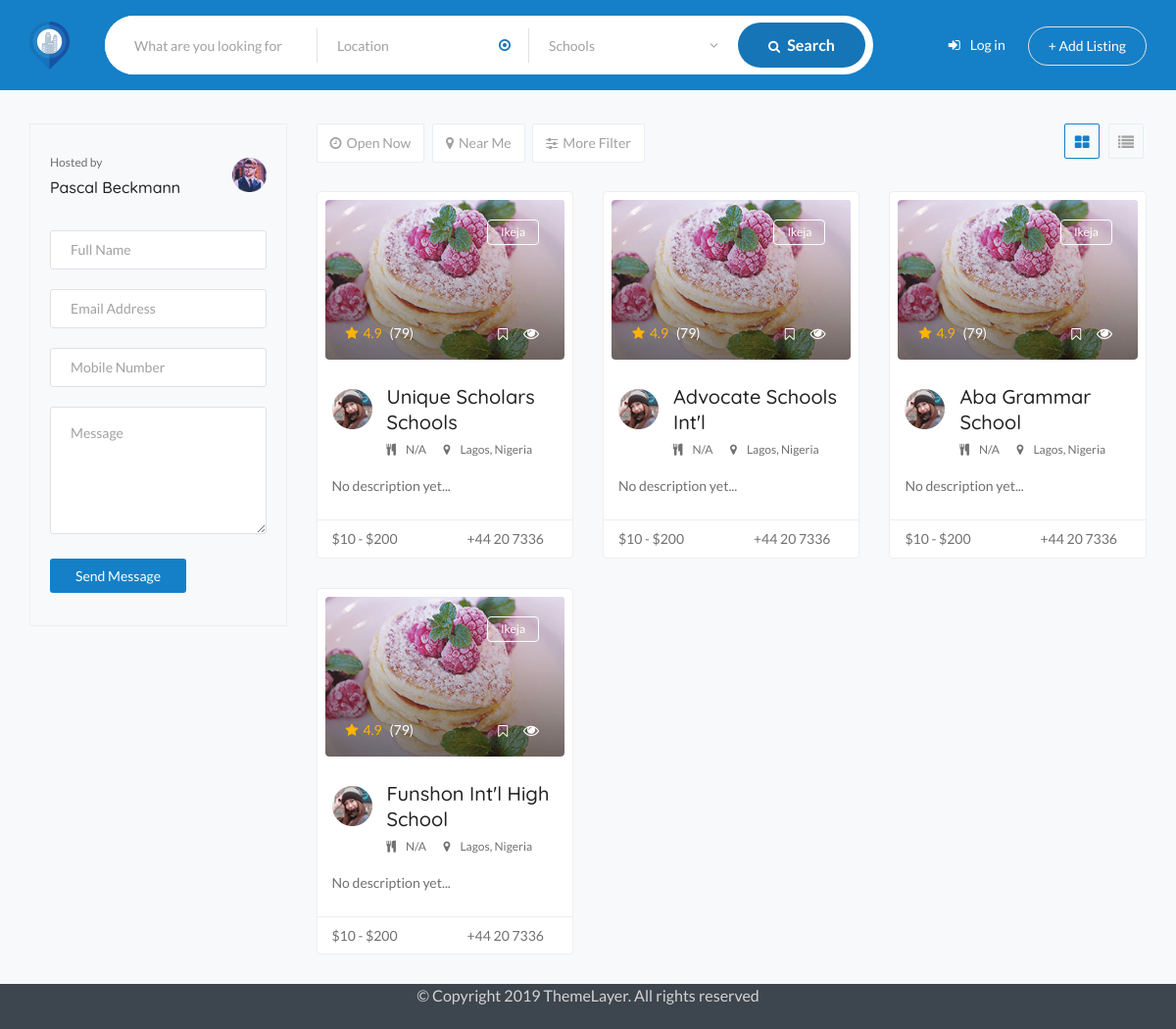
Screenshot of /schools/ with the database file from the repository.
### school/models.py (models this page shows)
class School(models.Model):
    email = models.EmailField(_('School Email'), max_length=128)
    name = models.CharField(_('School Name'), max_length=128)
    phone = models.CharField(_('School Phone'), max_length=15)
    slug = models.SlugField(max_length=128)
    created = models.DateTimeField(auto_now_add=True)
    updated = models.DateTimeField(auto_now=True)
    user = models.ForeignKey(SchoolsConnBaseUser, on_delete=models.CASCADE)
    motto = models.CharField(max_length=256, blank=True, null=True, default='No Motto Available yet')
    description = models.CharField(max_length=1000, blank=True, null=True, default='No description yet...')
    country = models.CharField(max_length=50, default='Nigeria')
    state = models.CharField(max_length=50, default='Lagos') #, blank=True, null=True, default='Lagos')
    lga = models.CharField(_('LGA'), max_length=50, default='Ikeja') #, blank=True, null=True, default='N/A')
    city = models.CharField(max_length=50, null=True, blank=True)
    town = models.CharField(max_length=50, null=True, blank=True)
    street = models.CharField(max_length=640, default='N/A')
    creche = models.BooleanField(default=False)
    nursery = models.BooleanField(default=False)
    primary = models.BooleanField(default=False)
    secondary = models.BooleanField(default=False)
    aLevels = models.BooleanField(_('A-Levels'), default=False)
    ncce = models.BooleanField(_('National Common Entrance'), default=False)
    scce = models.BooleanField(_('State Common Entrance'), default=False)
    waec = models.BooleanField(_('Senior WAEC Exams'), default=False)
    neco = models.BooleanField(_('Senior NECO Exams'), default=False)
    jwaec = models.BooleanField(_('Junior WAEC Exams'), default=False)
    jneco = models.BooleanField(_('Junior NECO Exams'), default=False)
    toefl = models.BooleanField(_('TOEFL Exams'), default=False)
    ielts = models.BooleanField(_('IELTS Exams'), default=False)
    alevel = models.BooleanField(_('A-Levels Exams'), default=False)
    igcse = models.BooleanField(_('IGCSE Exams'), default=False)
    GENDER_CHOICE = (
        ('m', 'Male Only'),
        ('f', 'Female Only'),
        ('mx', 'Mixed')
    )
    BOARDING_CHOICE = (
        ('fb', 'Full Boarding'),
        ('fd', 'Day Only'),
        ('bd', 'Day and Boarding')
    )
    approval_number = models.CharField(_('Govt Approval Number'), max_length=11, default='Awaiting')
    admin = models.CharField(_('Admission Officer'), max_length=128, default='N/A')
    gender = models.CharField(max_length=2, choices=GENDER_CHOICE, default='mx') # max_choices is 1 - use default
    boarding = models.CharField(max_length=2, choices=BOARDING_CHOICE, default='bd') # max_choices is 1 - use default
    founded = models.DateField(default=datetime.date.today)
    website = models.URLField(max_length=100, null=True, blank=True)
    carol = models.BooleanField(default=False)
    interhousesports = models.BooleanField(_('Inter House Sports'), default=False)
    culturalday = models.BooleanField(_('Cultural Day'), default=False)
    dance = models.BooleanField(default=False)
    spellingbees = models.BooleanField(_('Spelling Bees'), default=False)
    debate = models.BooleanField(default=False)
    quiz = models.BooleanField(default=False)
    swimming = models.BooleanField(default=False)
    karate = models.BooleanField(default=False)
    costumeday = models.BooleanField(_('Costume Day'), default=False)
    gguide = models.BooleanField(_('Girl\'s Guide'), default=False)
    bscout = models.BooleanField(_('Boy\'s Scout'), default=False)
    frsc = models.BooleanField(_('FRSC'), default=False)
    music = models.BooleanField(default=False)
    drama = models.BooleanField(default=False)
    press = models.BooleanField(default=False)
    jets = models.BooleanField(_('JETs'), default=False)
    karate = models.BooleanField(default=False)
    rcross = models.BooleanField(_('Red Cross'), default=False)
    artscraft = models.BooleanField(_('Arts and Craft'), default=False)
    sickbay = models.BooleanField(default=False)
    multipurposehall = models.BooleanField(_('Multipurpose Hall'), default=False)
    sciencelab = models.BooleanField(_('Science Lab'), default=False)
    busservice = models.BooleanField(_('Bus Service'), default=False)
    library = models.BooleanField(default=False)
    playground = models.BooleanField(default=False)
    sportscomplex = models.BooleanField(_('Sports Complex'), default=False)
    ictcenter = models.BooleanField(_('ICT Center'), default=False)
    artstudio = models.BooleanField(_('Art Studio'), default=False)
    orchard = models.BooleanField(_('Orchard'), default=False)
    farmhouse = models.BooleanField(_('Farm House'), default=False)
    specialneeds = models.BooleanField(_('Special Needs Care'), default=False)
    musicstudio = models.BooleanField(_('Music Studio'), default=False)
    homemanagementlab = models.BooleanField(_('Home Management Labs'), default=False)
    languagestudio = models.BooleanField(_('Languages Studio'), default=False)
    def get_absolute_url(self):
        return reverse('school-detail', args=[str(self.slug)]) # school-detail is a view
    def __str__(self):
        return f'{self.name}'

### school/views.py (the view)
# urls.py: path('schools/', views.SchoolListView.as_view(), name='schools-list'),
class SchoolListView(generic.ListView):
    model = School
    paginate_by = 30

### school/templates/school/school_list.html (shortened to what this page needs)
{% extends "base_generic.html" %}
{% block navigation %}
{% load static %}
    <nav id="lcnavbar" class="navbar lc-navbar style-two fixed-top navbar-expand-lg">
        <div class="container-fluid">
            <a class="navbar-brand main-logo" href="{% url 'index' %}"><img src="{% static 'images/logo.png' %}" alt="logo"></a>
            <div class="collapse navbar-collapse lc-menu" id="navbarSupportedContent">
                <ul class="navbar-nav mx-auto">
                    <li class="nav-item">
                        <form class="lc-main-search" style="float:left;" method="GET">
                            <div class="lc-main-search-field">
                                <input type="text" class="form-control" placeholder="What are you looking for">
                            </div>
                            <div class="lc-search-location">
                                <input type="text" class="form-control" placeholder="Location">
                            </div>
                            <div class="lg-mulitsearch-cat">
                                <div class="styled-input">
                                    <input id="category_search" class="form-control" placeholder="Category Eg: Tutors" type="text" value="Schools" />
                                </div>
                            </div>
                            <button class="btn btn-default"><i class="fa fa-search"></i> Search</button>
                        </form>
                    </li>
                </ul>
            </div>
            <div class="login-side">
                <ul class="navbar-nav ml-auto">
                    <li><a href="login-blue.html"><i class="fa fa-sign-in"></i>Log in</a></li>
                    <li><a class="btn btn-transparent ml-3" href="gm-add-listing-blue.html">+ Add Listing</a></li>
                </ul>
            </div>
        </div>
    </nav>
{% endblock %}
{% block content %}
{% load static %}
    <div class="lc-search-map-section">
        <div class="lc-search-map-content">
            <div class="lc-search-map-content-details">
                <div class="row">
                    <div class="col-lg-3 col-12">
                        <div class="widget widget-author-contact">
                            <div class="media">
                                <div class="media-body">
                                    <span>Hosted by</span>
                                    <h5><a href="#">Pascal Beckmann</a></h5>
                                </div>
                                <img src="{% static 'images/author/16.png' %}" alt="img">
                            </div>
                            <div class="lc-comments-form">
                                <form>
                                    <div class="contact-form">
                                        <div class="row">
                                            <div class="col-12">
                                                <div class="form-group">
                                                    <input class="input name-email left" placeholder="Full Name" type="text" name="name">
                                                </div>
                                            </div>
                                            <div class="col-12">
                                                <div class="form-group">
                                                    <input class="input name-email right" placeholder="Email Address" type="email" name="email">
                                                </div>
                                            </div>
                                            <div class="col-12">
                                                <div class="form-group">
                                                    <input class="input name-email right" placeholder="Mobile Number" type="email" name="email">
                                                </div>
                                            </div>
                                        </div>
                                        <div class="form-group">
                                            <textarea class="form-control message" placeholder="Message" rows="3" required data-error="Your message"></textarea>
                                        </div>
                                        <button type="submit" class="btn btn-blue-2 ripple">Send Message</button>
                                    </div>
                                </form>
                            </div>
                        </div>
                    </div>
                    <div class="col-lg-9">
                        <ul class="lc-all-filter">
                            <li><a class="lc-common-btn" href="#"><i class="fa fa-clock-o"></i>Open Now</a></li>
                            <li><a class="lc-common-btn" href="#"><i class="fa fa-map-marker"></i>Near Me</a></li>
                            <li><button class="lc-search-more-filter-btn lc-common-btn"><i class="fa fa-sliders"></i>More Filter</button></li>
                            <li class="search-layout float-right">
                                <a class="lc-search-grid active" href="#"><i class="fa fa-th-large"></i></a>
                                <a class="lc-search-list" href="#"><i class="fa fa-list"></i></a>
                            </li>
                        </ul>
                        <div class="row mt-1">
                            {% if school_list %}
                                {% for school in school_list %}
                                    <div class="col-12 col-lg-4 col-md-4 wow animated fadeIn" data-wow-duration="0.1s" data-wow-delay="0.1s">
                                        <div class="lc-listing-single" data-postid="14" data-lat="-37.8210922667" data-lng="175.2209316333" data-maptype="gm"  data-marker="images/marker/resturent.png">
                                            <div class="entry-thumb">
                                                <img class="img-thumbnail" src="{% static 'images/features/07.png' %}"  alt="img">
                                                <span class="btn-close">{{ school.lga }}</span>
                                                <div class="entry-thumb-content">
                                                    <span class="rating">
                                                        <i class="fa fa-star"></i>4.9
                                                        <span class="count">(79)</span>
                                                    </span>
                                                    <span class="float-right">
                                                        <i class="fa fa-bookmark-o"></i>
                                                        <a class="btn btn-primary" data-toggle="modal" data-target=".lc-listing-modal">
                                                            <span><i class="fa fa-eye"></i></span>
                                                        </a>
                                                    </span>
                                                </div>
                                            </div>
                                            <div class="entry-content">
                                                <div class="media">
                                                    <img src="{% static 'images/author/02.png' %}" alt="img">
                                                    <div class="media-body">
                                                        <h4><a class="title" href="{{ school.get_absolute_url }}">{{ school }}</a></h4>
                                                        <span><i class="fa fa-cutlery"></i><a href="#">{{ school.motto }}</a></span>
                                                        <span><i class="fa fa-map-marker"></i><a href="#">{{ school.state }}, {{ school.country }}</a></span>
                                                    </div>
                                                </div>
                                                <p>{{ school.description|truncatechars:140 }}</p>
                                            </div>
                                            <div class="entry-footer">
                                                <span>$10 - $200</span>
                                                <span class="right">+44 20 7336</span>
                                            </div>
                                        </div>
                                    </div>
                                {% endfor %}
                            {% else %}
                                <p>There are no schools yet in this region.</p>
                            {% endif %}
                        </div>
                    </div>
                </div>
            </div>
        </div>
    </div>
{% endblock %}
{% block footer %}
    <div class="lc-copy-right lc-copy-right-2">
        <div class="copyright text-center">
            <p>© Copyright 2019 ThemeLayer. All rights reserved</p>
        </div>
    </div>
{% endblock %}

### school/templates/base_generic.html (shortened to what this page needs)
<!doctype html>
<html lang="en">
    <head>
        {% load static %}
        <link rel="stylesheet" href="{% static 'assets/css/bootstrap.min.css' %}">
        <link rel="stylesheet" href="{% static 'assets/css/ripple.min.css' %}">
        <link rel="stylesheet" href="{% static 'assets/css/font-awesome.min.css' %}">
        <link rel="stylesheet" href="{% static 'assets/css/line-awesome.min.css' %}">
        <link rel="stylesheet" href="{% static 'assets/css/owl.carousel.css' %}">
        <link rel="stylesheet" href="{% static 'assets/css/themify-icons.css' %}">
        <link rel="stylesheet" href="{% static 'assets/css/animate.css' %}">
        <link rel="stylesheet" href="{% static 'assets/css/leaflet.css' %}">
        <link rel="stylesheet" href="{% static 'assets/css/leaflet-geosearch.css' %}">
        <link rel="stylesheet" href="{% static 'assets/css/bootstrap-select.min.css' %}">
        <link rel="stylesheet" href="{% static 'assets/css/select2.min.css' %}">
        <link rel="stylesheet" href="{% static 'assets/css/magnific-popup.css' %}">
        <link rel="stylesheet" href="{% static 'assets/css/imageuploadify.min.css' %}">
        <link rel="stylesheet" href="{% static 'assets/css/wickedpicker.min.css' %}">
        <link rel="stylesheet" href="https://www.tinymce.com/css/codepen.min.css">
        <link rel="stylesheet" href="{% static 'assets/css/swiper.min.css' %}">
        <link rel="stylesheet" href="{% static 'assets/css/fancybox.min.css' %}">
        <link rel="stylesheet" href="{% static 'css/main.css' %}">
    </head>
    <body>
        {% block navigation %}{% endblock %}
        {% block content %}{% endblock %}
        {% block footer %}{% endblock %}
    </body>
</html>

### rows the page displays
School: lga "Ikeja", name "Unique Scholars Schools", motto "N/A", state "Lagos", country "Nigeria", description "No description yet..."
School: lga "Ikeja", name "Advocate Schools Int'l", motto "N/A", state "Lagos", country "Nigeria", description "No description yet..."
School: lga "Ikeja", name "Aba Grammar School", motto "N/A", state "Lagos", country "Nigeria", description "No description yet..."
School: lga "Ikeja", name "Funshon Int'l High School", motto "N/A", state "Lagos", country "Nigeria", description "No description yet..."
